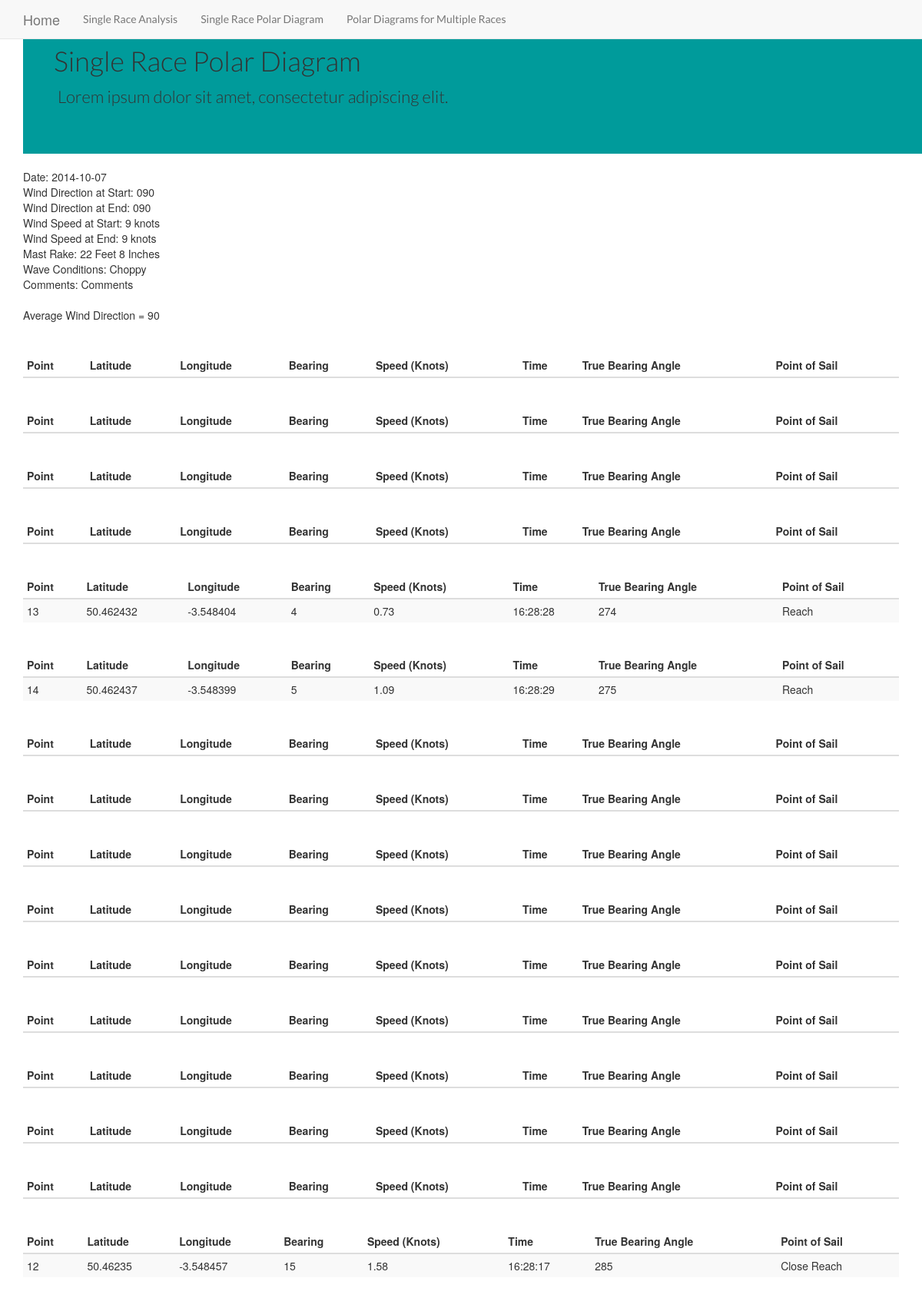
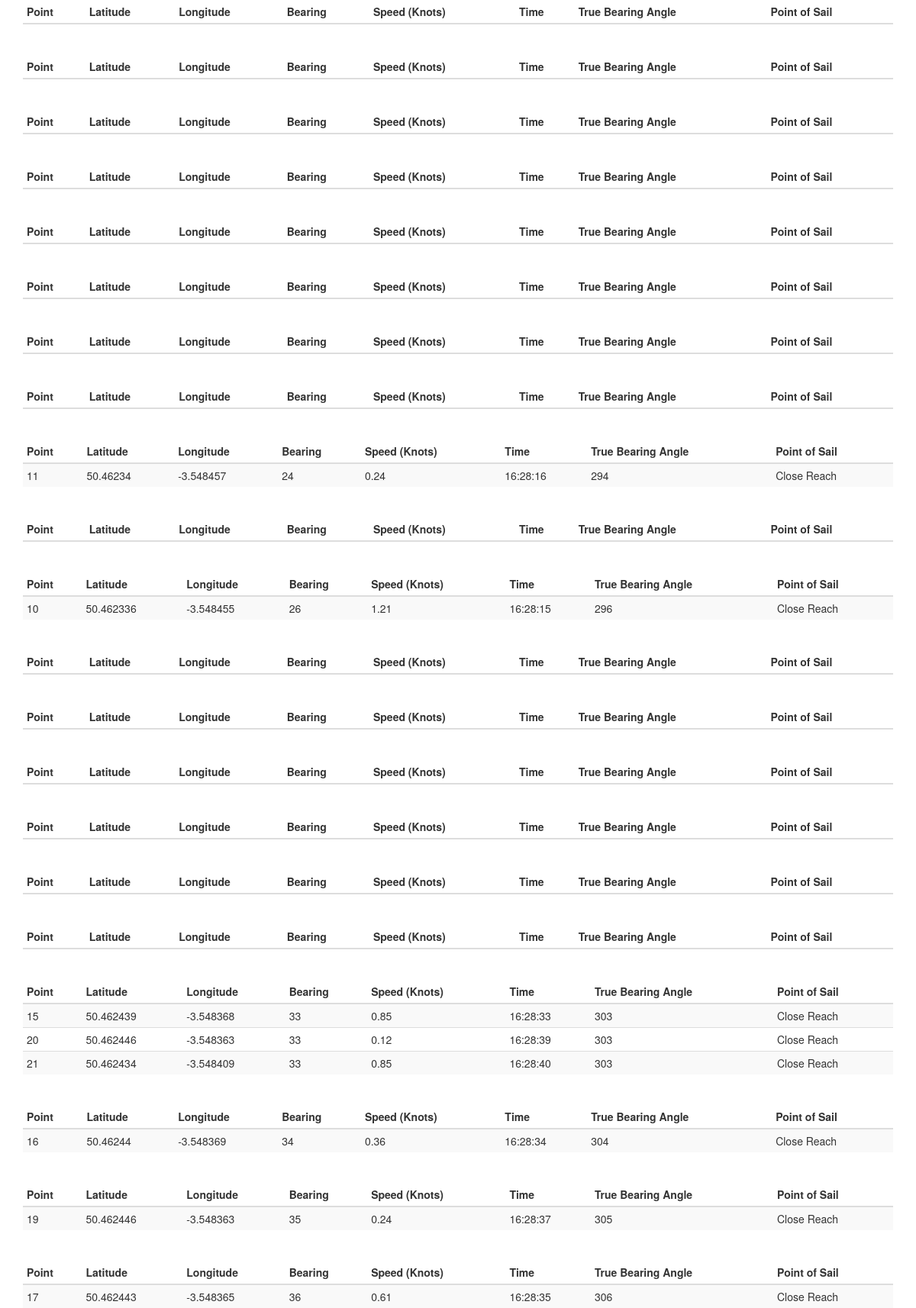
Page /single_race_polar_diagram_data.php?selecteddate=2014-10-07 (upper part) on the committed database (2 pictures, top to bottom).
### tables this page shows
CREATE TABLE IF NOT EXISTS `race_information` (
  `ID` int(11) NOT NULL AUTO_INCREMENT,
  `Date` varchar(255) NOT NULL,
  `Boat` varchar(255) NOT NULL,
  `WindDirectionStart` varchar(255) NOT NULL,
  `WindDirectionEnd` varchar(255) NOT NULL,
  `WindSpeedStart` varchar(255) NOT NULL,
  `WindSpeedEnd` varchar(255) NOT NULL,
  `Rake` varchar(255) NOT NULL,
  `WaveConditions` varchar(255) NOT NULL,
  `Comments` varchar(255) NOT NULL,
  PRIMARY KEY (`ID`)
);

CREATE TABLE IF NOT EXISTS `race_recording` (
  `ID` int(11) NOT NULL AUTO_INCREMENT,
  `Point` varchar(10) NOT NULL,
  `Latitude` varchar(10) NOT NULL,
  `Longitude` varchar(10) NOT NULL,
  `Bearing` varchar(10) NOT NULL,
  `Speed` varchar(10) NOT NULL,
  `Time` varchar(20) NOT NULL,
  PRIMARY KEY (`ID`)
);

### single_race_polar_diagram_data.php (the view, shortened to what this page needs)
<!DOCTYPE html PUBLIC "-//W3C//DTD XHTML 1.0 Transitional//EN" "http://www.w3.org/TR/xhtml1/DTD/xhtml1-transitional.dtd">
<html xmlns="http://www.w3.org/1999/xhtml">
<head>
<link rel="stylesheet" href="http://netdna.bootstrapcdn.com/bootstrap/3.1.1/css/bootstrap.min.css">
<link href="css/style.css" rel="stylesheet">
</head>
<body>
<?php include 'Includes/Navigation.php'; ?>
<div class="container">
    <div class="banner">
        <div class="container">
            <h1>Single Race Polar Diagram</h1>
            <p>Lorem ipsum dolor sit amet, consectetur adipiscing elit.</p>
        </div>
    </div>
<br />
<?php
$selecteddate = $_GET["selecteddate"];
$sql_race_information = "SELECT * FROM race_information WHERE Date = '$selecteddate'";
$result_race_information = mysql_query($sql_race_information)or die(mysql_error());
$race_info = mysql_fetch_array($result_race_information);
echo "Date: $race_info[1]<br>";
echo "Wind Direction at Start: $race_info[3]<br>";
echo "Wind Direction at End: $race_info[4]<br>";
echo "Wind Speed at Start: $race_info[5] knots<br>";
echo "Wind Speed at End: $race_info[6] knots<br>";
echo "Mast Rake: $race_info[7]<br>";
echo "Wave Conditions: $race_info[8]<br>";
echo "Comments: $race_info[9]<br>";
$average_wind_direction = ($race_info[3] + $race_info[4])/2;
echo "<br>Average Wind Direction = $average_wind_direction<br><br>";
for ($for_loop_counter = 0; $for_loop_counter <= 360; $for_loop_counter++)
{
		$sql = "SELECT * FROM race_recording WHERE Time LIKE '$selecteddate%' AND Bearing = '$for_loop_counter'";
		$result = mysql_query($sql)or die(mysql_error());
	?>
		<div class="table table-responsive">
   			<table class="table table-condensed table-striped">
      			<thead>
         			<tr>
            			<th>Point</th>
            			<th>Latitude</th>
            			<th>Longitude</th>
            			<th>Bearing</th>
            			<th>Speed (Knots)</th>
            			<th>Time</th>
            			<th>True Bearing Angle</th>
            			<th>Point of Sail</th>
         			</tr>
      			</thead>
      	<tbody>
	<?php
  		while($row = mysql_fetch_array($result))
  		{
  $point     = $row['Point'];
  $latitude  = $row['Latitude'];
  $longitude = $row['Longitude'];
  $bearing   = $row['Bearing'];
  $speed     = $row['Speed'];
  $time      = $row['Time'];
  $actualspeed = $speed * 1.94384449;
  $actualspeeddecimal = number_format($actualspeed, 2, '.', '');
  $date_time = $time;
  list($splitdate, $splittime) = explode('T', $date_time);
  $splittime = str_replace(chr(46), '', $splittime);
  $true_bearing = 360 - ($average_wind_direction - $bearing);
	switch ($true_bearing)
	{
		case $true_bearing >=280 && $true_bearing <=319:
		$pointofsail = "Close Reach";
        break;
		case $true_bearing >=250 && $true_bearing <=279:
		$pointofsail = "Reach";
        break;
        default:
		$pointofsail = "Not Sure";
	}
echo "<tr><td>".$point."</td><td>".$latitude."</td><td>".$longitude."</td><td>".$bearing."</td><td>".$actualspeeddecimal."</td><td>".$splittime."</td><td>".$true_bearing."</td><td>".$pointofsail."</td></tr>";
	}
}
?>
</tbody>
</table>
</div>
</body>
</html>

### CSS/style.css (style rules this page uses)
h1, h2, h3, h4 { font-family: 'Lato', sans-serif; font-weight: 300; }
p { font-family: 'Lato', sans-serif; }
html { background-color: #474747; }
.banner { background-color: #373737; }
.banner .container { background-color: #009b9b; min-height: 200px; padding: 40px 30px 30px 40px; }
.banner .container p { font-size: 22px; padding-left: 5px; font-weight: 300; }

### rows in the picture
race_information: Date "2014-10-07", WindDirectionStart "090", WindDirectionEnd "090", WindSpeedStart "9", WindSpeedEnd "9", Rake "22 Feet 8 Inches", WaveConditions "Choppy", Comments "Comments", average_wind_direction "90", true_bearing "274", pointofsail "Reach", true_bearing "275", true_bearing "285", pointofsail "Close Reach", true_bearing "294", true_bearing "296", true_bearing "303", true_bearing "304", true_bearing "305", true_bearing "306"
race_recording: Point "13", Latitude "50.462432", Longitude "-3.548404", Bearing "4", Speed "0.73", splittime "16:28:28"
race_recording: Point "14", Latitude "50.462437", Longitude "-3.548399", Bearing "5", Speed "1.09", splittime "16:28:29"
race_recording: Point "12", Latitude "50.46235", Longitude "-3.548457", Bearing "15", Speed "1.58", splittime "16:28:17"
race_recording: Point "11", Latitude "50.46234", Longitude "-3.548457", Bearing "24", Speed "0.24", splittime "16:28:16"
race_recording: Point "10", Latitude "50.462336", Longitude "-3.548455", Bearing "26", Speed "1.21", splittime "16:28:15"
race_recording: Point "15", Latitude "50.462439", Longitude "-3.548368", Bearing "33", Speed "0.85", splittime "16:28:33"
race_recording: Point "20", Latitude "50.462446", Longitude "-3.548363", Bearing "33", Speed "0.12", splittime "16:28:39"
race_recording: Point "21", Latitude "50.462434", Longitude "-3.548409", Bearing "33", Speed "0.85", splittime "16:28:40"
race_recording: Point "16", Latitude "50.46244", Longitude "-3.548369", Bearing "34", Speed "0.36", splittime "16:28:34"
race_recording: Point "19", Latitude "50.462446", Longitude "-3.548363", Bearing "35", Speed "0.24", splittime "16:28:37"
race_recording: Point "17", Latitude "50.462443", Longitude "-3.548365", Bearing "36", Speed "0.61", splittime "16:28:35"
